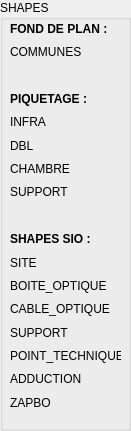
    <widget class="QGroupBox" name="groupBox_2">
     <property name="geometry">
      <rect>
       <x>480</x>
       <y>10</y>
       <width>131</width>
       <height>431</height>
      </rect>
     </property>
     <property name="title">
      <string>SHAPES</string>
     </property>
     <widget class="QWidget" name="layoutWidget">
      <property name="geometry">
       <rect>
        <x>10</x>
        <y>20</y>
        <width>111</width>
        <height>391</height>
       </rect>
      </property>
      <layout class="QVBoxLayout" name="verticalLayout_2">
       <item>
        <widget class="QLabel" name="label_19">
         <property name="font">
          <font>
           <weight>75</weight>
           <bold>true</bold>
          </font>
         </property>
         <property name="text">
          <string>FOND DE PLAN :</string>
         </property>
        </widget>
       </item>
       <item>
        <widget class="QLabel" name="commune">
         <property name="text">
          <string>COMMUNES</string>
         </property>
        </widget>
       </item>
       <item>
        <widget class="QLabel" name="label_14">
         <property name="text">
          <string/>
         </property>
        </widget>
       </item>
       <item>
        <widget class="QLabel" name="label_16">
         <property name="font">
          <font>
           <weight>75</weight>
           <bold>true</bold>
          </font>
         </property>
         <property name="text">
          <string>PIQUETAGE :</string>
         </property>
        </widget>
       </item>
       <item>
        <widget class="QLabel" name="infra">
         <property name="text">
          <string>INFRA</string>
         </property>
        </widget>
       </item>
       <item>
        <widget class="QLabel" name="dbl">
         <property name="text">
          <string>DBL</string>
         </property>
        </widget>
       </item>
       <item>
        <widget class="QLabel" name="chambre">
         <property name="text">
          <string>CHAMBRE</string>
         </property>
        </widget>
       </item>
       <item>
        <widget class="QLabel" name="supportpiq">
         <property name="text">
          <string>SUPPORT</string>
         </property>
        </widget>
       </item>
       <item>
        <widget class="QLabel" name="label_17">
         <property name="text">
          <string/>
         </property>
        </widget>
       </item>
       <item>
        <widget class="QLabel" name="label_18">
         <property name="font">
          <font>
           <weight>75</weight>
           <bold>true</bold>
          </font>
         </property>
         <property name="text">
          <string>SHAPES SIO :</string>
         </property>
        </widget>
       </item>
       <item>
        <widget class="QLabel" name="site">
         <property name="text">
          <string>SITE</string>
         </property>
        </widget>
       </item>
       <item>
        <widget class="QLabel" name="boite">
         <property name="text">
          <string>BOITE_OPTIQUE</string>
         </property>
        </widget>
       </item>
       <item>
        <widget class="QLabel" name="cable">
         <property name="text">
          <string>CABLE_OPTIQUE</string>
         </property>
        </widget>
       </item>
       <item>
        <widget class="QLabel" name="support">
         <property name="text">
          <string>SUPPORT</string>
         </property>
        </widget>
       </item>
       <item>
        <widget class="QLabel" name="point">
         <property name="text">
          <string>POINT_TECHNIQUE</string>
         </property>
        </widget>
       </item>
       <item>
        <widget class="QLabel" name="adduction">
         <property name="text">
          <string>ADDUCTION</string>
         </property>
        </widget>
       </item>
       <item>
        <widget class="QLabel" name="zapbo">
         <property name="text">
          <string>ZAPBO</string>
         </property>
        </widget>
       </item>
      </layout>
     </widget>
    </widget>
